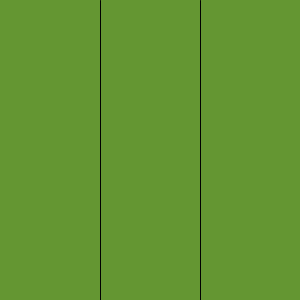
Frame 1 (no input)
Frame 60 (the mouse pressed at the canvas centre just before this capture): identical to frame 1, image omitted
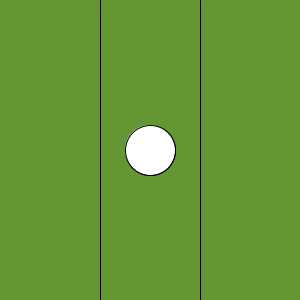
Frame 120 (the mouse held since frame 60 and released just before this capture)

The Processing sketch that drew these frames (run headless with seeded random() and noise(); from frame 60 on, the mouse is pressed at the canvas centre):

// Processing sketch: processing_89146
// ── processing_89146.pde

//Ben Norskov In Class Feb 12
void setup() {
  size(300, 300);
}
void draw() {
  background(100, 150, 50);
  line(100, 0, 100, height);
  line(200, 0, 200, height);
  if (mouseX > 100) {
    if (mouseX < 200) {
      ellipse(mouseX, mouseY, 50, 50);
    }
  }

  if ((mouseX > 100) && (mouseX < 200)) {
    ellipse(mouseX, mouseY, 50, 50);
  }
}
